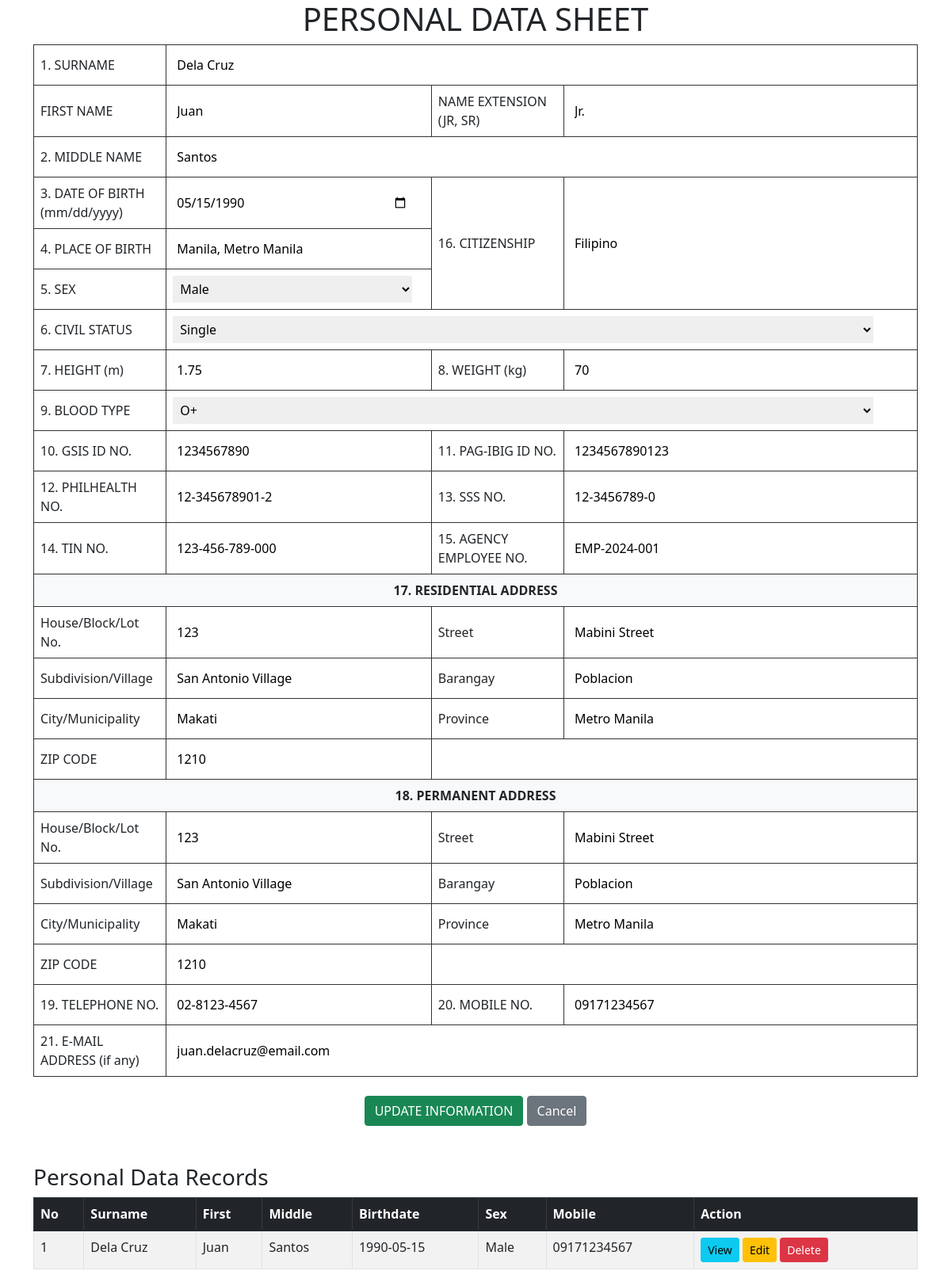
Screenshot of /FormwithDb/forms.php?token=1 with the database file from the repository.
### tables this page shows
CREATE TABLE personal_data (
    Id INT AUTO_INCREMENT PRIMARY KEY,
    
     
    Surname VARCHAR(100) NOT NULL,
    FirstName VARCHAR(100) NOT NULL,
    MiddleName VARCHAR(100) DEFAULT NULL,
    Ext VARCHAR(10) DEFAULT NULL,
    
     
    BirthDate DATE NOT NULL,
    Sex ENUM('Male', 'Female') NOT NULL,
    PlaceOfBirth VARCHAR(255) DEFAULT NULL,
    Citizenship VARCHAR(100) DEFAULT NULL,
    CivilStatus ENUM('Single', 'Married', 'Widowed', 'Separated', 'Others') DEFAULT NULL,
    
     
    Height VARCHAR(10) DEFAULT NULL,
    Weight VARCHAR(10) DEFAULT NULL,
    BloodType ENUM('A+', 'A-', 'B+', 'B-', 'AB+', 'AB-', 'O+', 'O-') DEFAULT NULL,
    
     
    GSIS VARCHAR(50) DEFAULT NULL,
    Pagibig VARCHAR(50) DEFAULT NULL,
    Philhealth VARCHAR(50) DEFAULT NULL,
    SSS VARCHAR(50) DEFAULT NULL,
    TIN VARCHAR(50) DEFAULT NULL,
    AgencyEmp VARCHAR(50) DEFAULT NULL,
    
     
    ResHouseNo VARCHAR(100) DEFAULT NULL,
    ResStreet VARCHAR(100) DEFAULT NULL,
    ResSubdivision VARCHAR(100) DEFAULT NULL,
    ResBarangay VARCHAR(100) DEFAULT NULL,
    ResCity VARCHAR(100) DEFAULT NULL,
    ResProvince VARCHAR(100) DEFAULT NULL,
    ResZipCode VARCHAR(10) DEFAULT NULL,
    
     
    PermHouseNo VARCHAR(100) DEFAULT NULL,
    PermStreet VARCHAR(100) DEFAULT NULL,
    PermSubdivision VARCHAR(100) DEFAULT NULL,
    PermBarangay VARCHAR(100) DEFAULT NULL,
    PermCity VARCHAR(100) DEFAULT NULL,
    PermProvince VARCHAR(100) DEFAULT NULL,
    PermZipCode VARCHAR(10) DEFAULT NULL,
    
     
    Telephone VARCHAR(20) DEFAULT NULL,
    Mobile VARCHAR(20) DEFAULT NULL,
    Email VARCHAR(100) DEFAULT NULL,
    
     
    CreatedAt TIMESTAMP DEFAULT CURRENT_TIMESTAMP,
    UpdatedAt TIMESTAMP DEFAULT CURRENT_TIMESTAMP ON UPDATE CURRENT_TIMESTAMP,
    
     
    INDEX idx_surname (Surname),
    INDEX idx_firstname (FirstName),
    INDEX idx_birthdate (BirthDate),
    INDEX idx_fullname (Surname, FirstName, MiddleName)
);

### FormwithDb/forms.php (the view, shortened to what this page needs)
<?php
$editId = 0;
$fname= ""; $mname= ""; $sname= ""; $ext=""; $birth=""; $sex=""; $placeOfBirth=""; $citizenship=""; $civilStatus="";
$height=""; $weight=""; $bloodType=""; $gsis=""; $pagibig=""; $philhealth=""; $sss=""; $tin=""; $agencyEmp="";
$resHouseNo=""; $resStreet=""; $resSubdivision=""; $resBarangay=""; $resCity=""; $resProvince=""; $resZipCode="";
$permHouseNo=""; $permStreet=""; $permSubdivision=""; $permBarangay=""; $permCity=""; $permProvince=""; $permZipCode="";
$telephone=""; $mobile=""; $email="";
include('config.php');
if(isset($_GET['token'])){
  $editId = intval($_GET['token']);
  $sql = "SELECT * FROM personal_data WHERE Id=$editId";
  $rs = $conn->query($sql);
  if($rs->num_rows > 0){
    $row = $rs->fetch_assoc();
    $sname = $row['Surname']; $fname = $row['FirstName']; $mname = $row['MiddleName']; $ext = $row['Ext'];
    $birth = $row['BirthDate']; $sex = $row['Sex']; $placeOfBirth = $row['PlaceOfBirth'];
    $citizenship = $row['Citizenship']; $civilStatus = $row['CivilStatus'];
    $height = $row['Height']; $weight = $row['Weight']; $bloodType = $row['BloodType'];
    $gsis = $row['GSIS']; $pagibig = $row['Pagibig']; $philhealth = $row['Philhealth'];
    $sss = $row['SSS']; $tin = $row['TIN']; $agencyEmp = $row['AgencyEmp'];
    $resHouseNo = $row['ResHouseNo']; $resStreet = $row['ResStreet']; $resSubdivision = $row['ResSubdivision'];
    $resBarangay = $row['ResBarangay']; $resCity = $row['ResCity']; $resProvince = $row['ResProvince']; $resZipCode = $row['ResZipCode'];
    $permHouseNo = $row['PermHouseNo']; $permStreet = $row['PermStreet']; $permSubdivision = $row['PermSubdivision'];
    $permBarangay = $row['PermBarangay']; $permCity = $row['PermCity']; $permProvince = $row['PermProvince']; $permZipCode = $row['PermZipCode'];
    $telephone = $row['Telephone']; $mobile = $row['Mobile']; $email = $row['Email'];
  }
}
?>
<!DOCTYPE html>
<html lang="en">
<head>
<link rel="stylesheet" href="https://cdn.jsdelivr.net/npm/bootstrap@5.1.3/dist/css/bootstrap.min.css">
</head>
<body>
<div class="container">
  <center>
    <h1>PERSONAL DATA SHEET</h1>
  </center>
  <form name="frmInfo" method="post">
    <table border="1" class="pds-form">
      <tr>
        <td width="15%"><label for="sname">1. SURNAME</label></td>
        <td colspan="3"><input type="text" name="SURNAME" value="<?php echo $sname; ?>" placeholder="Enter Last Name" required/></td>
      </tr>
      <tr>
        <td><label for="fname">FIRST NAME</label></td>
        <td width="30%"><input type="text" name="FNAME" value="<?php echo $fname; ?>" placeholder="Enter First Name" required/></td>
        <td width="15%">NAME EXTENSION (JR, SR)</td>
        <td width="40%"><input type="text" name="EXT" value="<?php echo $ext; ?>" placeholder="Jr, Sr, III"/></td>
      </tr>
      <tr>
        <td><label for="mname">2. MIDDLE NAME</label></td>
        <td colspan="3"><input type="text" name="MNAME" value="<?php echo $mname; ?>" placeholder="Enter Middle Name" required/></td>
      </tr>
      <tr>
        <td><label for="birth">3. DATE OF BIRTH<br>(mm/dd/yyyy)</label></td>
        <td><input type="date" name="BIRTH" value="<?php echo $birth; ?>" required></td>
        <td rowspan="3"><label for="citizenship">16. CITIZENSHIP</label></td>
        <td rowspan="3">
          <input type="text" name="citizenship" value="<?php echo $citizenship; ?>" placeholder="Filipino / Dual Citizenship / Others">
        </td>
      </tr>
      <tr>
        <td><label for="placeOfBirth">4. PLACE OF BIRTH</label></td>
        <td><input type="text" name="placeOfBirth" value="<?php echo $placeOfBirth; ?>" placeholder="City/Municipality, Province"></td>
      </tr>
      <tr>
        <td><label for="SEX">5. SEX</label></td>
        <td>
          <select name="SEX" style="width: 95%; border: none; padding: 5px;" required>
            <option value="Male" <?php echo ($sex == 'Male') ? 'selected' : ''; ?>>Male</option>
          </select>
        </td>
      </tr>
      <tr>
        <td><label for="civilStatus">6. CIVIL STATUS</label></td>
        <td colspan="3">
          <select name="civilStatus" style="width: 95%; border: none; padding: 5px;">
            <option value="Single" <?php echo ($civilStatus == 'Single') ? 'selected' : ''; ?>>Single</option>
          </select>
        </td>
      </tr>
      <tr>
        <td><label for="height">7. HEIGHT (m)</label></td>
        <td><input type="text" name="height" value="<?php echo $height; ?>" placeholder="1.75"/></td>
        <td><label for="weight">8. WEIGHT (kg)</label></td>
        <td><input type="text" name="weight" value="<?php echo $weight; ?>" placeholder="70"/></td>
      </tr>
      <tr>
        <td><label for="bloodType">9. BLOOD TYPE</label></td>
        <td colspan="3">
          <select name="bloodType" style="width: 95%; border: none; padding: 5px;">
            <option value="O+" <?php echo ($bloodType == 'O+') ? 'selected' : ''; ?>>O+</option>
          </select>
        </td>
      </tr>
      <tr>
        <td><label for="gsis">10. GSIS ID NO.</label></td>
        <td><input type="text" name="gsis" value="<?php echo $gsis; ?>" placeholder="GSIS Number"/></td>
        <td><label for="pagibig">11. PAG-IBIG ID NO.</label></td>
        <td><input type="text" name="pagibig" value="<?php echo $pagibig; ?>" placeholder="PAG-IBIG Number"/></td>
      </tr>
      <tr>
        <td><label for="philhealth">12. PHILHEALTH NO.</label></td>
        <td><input type="text" name="philhealth" value="<?php echo $philhealth; ?>" placeholder="PhilHealth Number"/></td>
        <td><label for="sss">13. SSS NO.</label></td>
        <td><input type="text" name="sss" value="<?php echo $sss; ?>" placeholder="SSS Number"/></td>
      </tr>
      <tr>
        <td><label for="tin">14. TIN NO.</label></td>
        <td><input type="text" name="tin" value="<?php echo $tin; ?>" placeholder="TIN Number"/></td>
        <td><label for="agencyEmp">15. AGENCY EMPLOYEE NO.</label></td>
        <td><input type="text" name="agencyEmp" value="<?php echo $agencyEmp; ?>" placeholder="Agency Employee Number"/></td>
      </tr>
      <tr>
        <td colspan="4" class="section-header">17. RESIDENTIAL ADDRESS</td>
      </tr>
      <tr>
        <td>House/Block/Lot No.</td>
        <td><input type="text" name="resHouseNo" value="<?php echo $resHouseNo; ?>" placeholder="House No."/></td>
        <td>Street</td>
        <td><input type="text" name="resStreet" value="<?php echo $resStreet; ?>" placeholder="Street"/></td>
      </tr>
      <tr>
        <td>Subdivision/Village</td>
        <td><input type="text" name="resSubdivision" value="<?php echo $resSubdivision; ?>" placeholder="Subdivision"/></td>
        <td>Barangay</td>
        <td><input type="text" name="resBarangay" value="<?php echo $resBarangay; ?>" placeholder="Barangay"/></td>
      </tr>
      <tr>
        <td>City/Municipality</td>
        <td><input type="text" name="resCity" value="<?php echo $resCity; ?>" placeholder="City/Municipality"/></td>
        <td>Province</td>
        <td><input type="text" name="resProvince" value="<?php echo $resProvince; ?>" placeholder="Province"/></td>
      </tr>
      <tr>
        <td>ZIP CODE</td>
        <td><input type="text" name="resZipCode" value="<?php echo $resZipCode; ?>" placeholder="ZIP Code"/></td>
        <td colspan="2"></td>
      </tr>
      <tr>
        <td colspan="4" class="section-header">18. PERMANENT ADDRESS</td>
      </tr>
      <tr>
        <td>House/Block/Lot No.</td>
        <td><input type="text" name="permHouseNo" value="<?php echo $permHouseNo; ?>" placeholder="House No."/></td>
        <td>Street</td>
        <td><input type="text" name="permStreet" value="<?php echo $permStreet; ?>" placeholder="Street"/></td>
      </tr>
      <tr>
        <td>Subdivision/Village</td>
        <td><input type="text" name="permSubdivision" value="<?php echo $permSubdivision; ?>" placeholder="Subdivision"/></td>
        <td>Barangay</td>
        <td><input type="text" name="permBarangay" value="<?php echo $permBarangay; ?>" placeholder="Barangay"/></td>
      </tr>
      <tr>
        <td>City/Municipality</td>
        <td><input type="text" name="permCity" value="<?php echo $permCity; ?>" placeholder="City/Municipality"/></td>
        <td>Province</td>
        <td><input type="text" name="permProvince" value="<?php echo $permProvince; ?>" placeholder="Province"/></td>
      </tr>
      <tr>
        <td>ZIP CODE</td>
        <td><input type="text" name="permZipCode" value="<?php echo $permZipCode; ?>" placeholder="ZIP Code"/></td>
        <td colspan="2"></td>
      </tr>
      <tr>
        <td><label for="telephone">19. TELEPHONE NO.</label></td>
        <td><input type="text" name="telephone" value="<?php echo $telephone; ?>" placeholder="Telephone Number"/></td>
        <td><label for="mobile">20. MOBILE NO.</label></td>
        <td><input type="text" name="mobile" value="<?php echo $mobile; ?>" placeholder="Mobile Number"/></td>
      </tr>
      <tr>
        <td><label for="email">21. E-MAIL ADDRESS (if any)</label></td>
        <td colspan="3"><input type="email" name="email" value="<?php echo $email; ?>" placeholder="Email Address"/></td>
      </tr>
    </table>
    <br>
    <center>
      <?php if($editId > 0): ?>
        <input class="btn btn-success" type="submit" name="btnUpdate" value="UPDATE INFORMATION"/>
        <a href="forms.php" class="btn btn-secondary">Cancel</a>
      <?php else: ?>
        <input class="btn btn-primary" type="submit" name="btnSave" value="SAVE INFORMATION"/>
      <?php endif; ?>
    </center>
  </form>
  <br><br>
  <h3>Personal Data Records</h3>
  <table class="table table-bordered table-striped">
    <thead class="table-dark">
      <tr>
        <th>No</th><th>Surname</th><th>First</th><th>Middle</th><th>Birthdate</th><th>Sex</th><th>Mobile</th><th>Action</th>
      </tr>
    </thead>
    <tbody>
      <?php
      $sql="SELECT * FROM personal_data ORDER BY Id DESC";
      $rs=$conn->query($sql);
      if($rs && $rs->num_rows>0){
        $cnt=1;
        while($row=$rs->fetch_assoc()){
          echo "<tr>
            <td>$cnt</td>
            <td>{$row['Surname']}</td>
            <td>{$row['FirstName']}</td>
            <td>{$row['MiddleName']}</td>
            <td>{$row['BirthDate']}</td>
            <td>{$row['Sex']}</td>
            <td>{$row['Mobile']}</td>
            <td>
              <a class='btn btn-info btn-sm' href='view.php?id={$row['Id']}'>View</a>
              <a class='btn btn-warning btn-sm' href='forms.php?token={$row['Id']}'>Edit</a>
              <a class='btn btn-danger btn-sm' href='del.php?token={$row['Id']}' onclick='return confirm(\"Are you sure you want to delete this record?\")'>Delete</a>
            </td>
          </tr>";
          $cnt++;
        }
      }else{
        echo "<tr><td colspan='8'><center>No records found</center></td></tr>";
      }
      ?>
    </tbody>
  </table>
</div>
</body>
</html>

### FormwithDb/forms.php (style rules this page uses)
table.pds-form { width: 100%; border-collapse: collapse; }
table.pds-form input { width: 95%; border: none; padding: 5px; }
table.pds-form td { padding: 8px; border: 1px solid #333; vertical-align: middle; }
.section-header { background-color: #f8f9fa; font-weight: bold; text-align: center; }

### rows the page displays
personal_data: SURNAME "Dela Cruz", FNAME "Juan", EXT "Jr.", MNAME "Santos", BIRTH "05/15/1990", citizenship "Filipino", placeOfBirth "Manila, Metro Manila", SEX "Male", civilStatus "Single", height "1.75", weight "70", bloodType "O+", gsis "1234567890", pagibig "1234567890123", philhealth "12-345678901-2", sss "12-3456789-0", tin "123-456-789-000", agencyEmp "EMP-2024-001", resHouseNo "123", resStreet "Mabini Street", resSubdivision "San Antonio Village", resBarangay "Poblacion", resCity "Makati", resProvince "Metro Manila", resZipCode "1210", permHouseNo "123", permStreet "Mabini Street", permSubdivision "San Antonio Village", permBarangay "Poblacion", permCity "Makati", permProvince "Metro Manila", permZipCode "1210", telephone "02-8123-4567", mobile "09171234567", email "juan.delacruz@email.com", Surname "Dela Cruz", FirstName "Juan", MiddleName "Santos", BirthDate "1990-05-15", Sex "Male", Mobile "09171234567"
